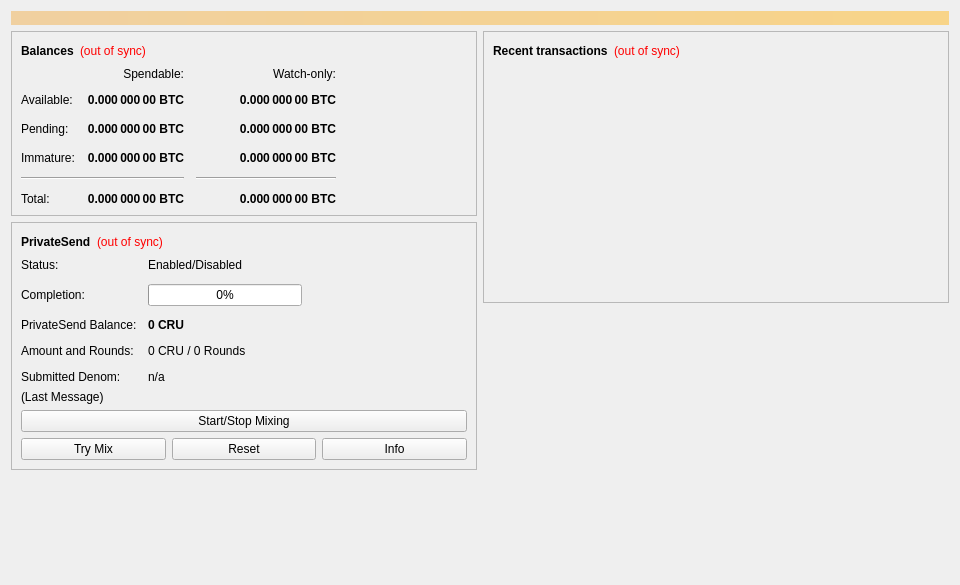
<?xml version="1.0" encoding="UTF-8"?>
<ui version="4.0">
 <class>OverviewPage</class>
 <widget class="QWidget" name="OverviewPage">
  <property name="geometry">
   <rect>
    <x>0</x>
    <y>0</y>
    <width>960</width>
    <height>585</height>
   </rect>
  </property>
  <property name="minimumSize">
   <size>
    <width>960</width>
    <height>0</height>
   </size>
  </property>
  <property name="windowTitle">
   <string>Form</string>
  </property>
  <layout class="QVBoxLayout" name="topLayout">
   <item>
    <widget class="QLabel" name="labelAlerts">
     <property name="visible">
      <bool>false</bool>
     </property>
     <property name="styleSheet">
      <string notr="true">QLabel { background-color: qlineargradient(x1: 0, y1: 0, x2: 1, y2: 0, stop:0 #F0D0A0, stop:1 #F8D488); color:#000000; }</string>
     </property>
     <property name="wordWrap">
      <bool>true</bool>
     </property>
     <property name="margin">
      <number>3</number>
     </property>
     <property name="textInteractionFlags">
      <set>Qt::TextSelectableByMouse</set>
     </property>
    </widget>
   </item>
   <item>
    <layout class="QHBoxLayout" name="horizontalLayout" stretch="1,1">
     <item>
      <layout class="QVBoxLayout" name="verticalLayout_2">
       <item>
        <widget class="QFrame" name="frame">
         <property name="frameShape">
          <enum>QFrame::StyledPanel</enum>
         </property>
         <property name="frameShadow">
          <enum>QFrame::Raised</enum>
         </property>
         <layout class="QVBoxLayout" name="verticalLayout_4">
          <item>
           <layout class="QHBoxLayout" name="horizontalLayout_4">
            <item>
             <widget class="QLabel" name="label_5">
              <property name="font">
               <font>
                <weight>75</weight>
                <bold>true</bold>
               </font>
              </property>
              <property name="text">
               <string>Balances</string>
              </property>
             </widget>
            </item>
            <item>
             <widget class="QLabel" name="labelWalletStatus">
              <property name="toolTip">
               <string>The displayed information may be out of date. Your wallet automatically synchronizes with the Curium network after a connection is established, but this process has not completed yet.</string>
              </property>
              <property name="styleSheet">
               <string notr="true">QLabel { color: red; }</string>
              </property>
              <property name="text">
               <string notr="true">(out of sync)</string>
              </property>
              <property name="alignment">
               <set>Qt::AlignLeading|Qt::AlignLeft|Qt::AlignVCenter</set>
              </property>
             </widget>
            </item>
            <item>
             <spacer name="horizontalSpacer_3">
              <property name="orientation">
               <enum>Qt::Horizontal</enum>
              </property>
              <property name="sizeHint" stdset="0">
               <size>
                <width>40</width>
                <height>20</height>
               </size>
              </property>
             </spacer>
            </item>
           </layout>
          </item>
          <item>
           <layout class="QGridLayout" name="gridLayout">
            <property name="spacing">
             <number>12</number>
            </property>
            <item row="2" column="2">
             <widget class="QLabel" name="labelWatchPending">
              <property name="font">
               <font>
                <weight>75</weight>
                <bold>true</bold>
               </font>
              </property>
              <property name="cursor">
               <cursorShape>IBeamCursor</cursorShape>
              </property>
              <property name="toolTip">
               <string>Unconfirmed transactions to watch-only addresses</string>
              </property>
              <property name="text">
               <string notr="true">0.000 000 00 BTC</string>
              </property>
              <property name="alignment">
               <set>Qt::AlignRight|Qt::AlignTrailing|Qt::AlignVCenter</set>
              </property>
              <property name="textInteractionFlags">
               <set>Qt::LinksAccessibleByMouse|Qt::TextSelectableByKeyboard|Qt::TextSelectableByMouse</set>
              </property>
             </widget>
            </item>
            <item row="2" column="1">
             <widget class="QLabel" name="labelUnconfirmed">
              <property name="font">
               <font>
                <weight>75</weight>
                <bold>true</bold>
               </font>
              </property>
              <property name="cursor">
               <cursorShape>IBeamCursor</cursorShape>
              </property>
              <property name="toolTip">
               <string>Total of transactions that have yet to be confirmed, and do not yet count toward the spendable balance</string>
              </property>
              <property name="text">
               <string notr="true">0.000 000 00 BTC</string>
              </property>
              <property name="alignment">
               <set>Qt::AlignRight|Qt::AlignTrailing|Qt::AlignVCenter</set>
              </property>
              <property name="textInteractionFlags">
               <set>Qt::LinksAccessibleByMouse|Qt::TextSelectableByKeyboard|Qt::TextSelectableByMouse</set>
              </property>
             </widget>
            </item>
            <item row="3" column="2">
             <widget class="QLabel" name="labelWatchImmature">
              <property name="font">
               <font>
                <weight>75</weight>
                <bold>true</bold>
               </font>
              </property>
              <property name="cursor">
               <cursorShape>IBeamCursor</cursorShape>
              </property>
              <property name="toolTip">
               <string>Mined balance in watch-only addresses that has not yet matured</string>
              </property>
              <property name="text">
               <string notr="true">0.000 000 00 BTC</string>
              </property>
              <property name="alignment">
               <set>Qt::AlignRight|Qt::AlignTrailing|Qt::AlignVCenter</set>
              </property>
              <property name="textInteractionFlags">
               <set>Qt::LinksAccessibleByMouse|Qt::TextSelectableByKeyboard|Qt::TextSelectableByMouse</set>
              </property>
             </widget>
            </item>
            <item row="4" column="0" colspan="2">
             <widget class="Line" name="lineSpendableBalance">
              <property name="orientation">
               <enum>Qt::Horizontal</enum>
              </property>
             </widget>
            </item>
            <item row="4" column="2">
             <widget class="Line" name="lineWatchBalance">
              <property name="sizePolicy">
               <sizepolicy hsizetype="Preferred" vsizetype="Fixed">
                <horstretch>0</horstretch>
                <verstretch>0</verstretch>
               </sizepolicy>
              </property>
              <property name="minimumSize">
               <size>
                <width>140</width>
                <height>0</height>
               </size>
              </property>
              <property name="orientation">
               <enum>Qt::Horizontal</enum>
              </property>
             </widget>
            </item>
            <item row="5" column="0">
             <widget class="QLabel" name="labelTotalText">
              <property name="text">
               <string>Total:</string>
              </property>
             </widget>
            </item>
            <item row="3" column="1">
             <widget class="QLabel" name="labelImmature">
              <property name="font">
               <font>
                <weight>75</weight>
                <bold>true</bold>
               </font>
              </property>
              <property name="cursor">
               <cursorShape>IBeamCursor</cursorShape>
              </property>
              <property name="toolTip">
               <string>Mined balance that has not yet matured</string>
              </property>
              <property name="text">
               <string notr="true">0.000 000 00 BTC</string>
              </property>
              <property name="alignment">
               <set>Qt::AlignRight|Qt::AlignTrailing|Qt::AlignVCenter</set>
              </property>
              <property name="textInteractionFlags">
               <set>Qt::LinksAccessibleByMouse|Qt::TextSelectableByKeyboard|Qt::TextSelectableByMouse</set>
              </property>
             </widget>
            </item>
            <item row="2" column="3">
             <spacer name="horizontalSpacer_2">
              <property name="orientation">
               <enum>Qt::Horizontal</enum>
              </property>
              <property name="sizeHint" stdset="0">
               <size>
                <width>40</width>
                <height>20</height>
               </size>
              </property>
             </spacer>
            </item>
            <item row="3" column="0">
             <widget class="QLabel" name="labelImmatureText">
              <property name="text">
               <string>Immature:</string>
              </property>
             </widget>
            </item>
            <item row="5" column="1">
             <widget class="QLabel" name="labelTotal">
              <property name="font">
               <font>
                <weight>75</weight>
                <bold>true</bold>
               </font>
              </property>
              <property name="cursor">
               <cursorShape>IBeamCursor</cursorShape>
              </property>
              <property name="toolTip">
               <string>Your current total balance</string>
              </property>
              <property name="text">
               <string notr="true">0.000 000 00 BTC</string>
              </property>
              <property name="alignment">
               <set>Qt::AlignRight|Qt::AlignTrailing|Qt::AlignVCenter</set>
              </property>
              <property name="textInteractionFlags">
               <set>Qt::LinksAccessibleByMouse|Qt::TextSelectableByKeyboard|Qt::TextSelectableByMouse</set>
              </property>
             </widget>
            </item>
            <item row="5" column="2">
             <widget class="QLabel" name="labelWatchTotal">
              <property name="font">
               <font>
                <weight>75</weight>
                <bold>true</bold>
               </font>
              </property>
              <property name="cursor">
               <cursorShape>IBeamCursor</cursorShape>
              </property>
              <property name="toolTip">
               <string>Current total balance in watch-only addresses</string>
              </property>
              <property name="text">
               <string notr="true">0.000 000 00 BTC</string>
              </property>
              <property name="alignment">
               <set>Qt::AlignRight|Qt::AlignTrailing|Qt::AlignVCenter</set>
              </property>
              <property name="textInteractionFlags">
               <set>Qt::LinksAccessibleByMouse|Qt::TextSelectableByKeyboard|Qt::TextSelectableByMouse</set>
              </property>
             </widget>
            </item>
            <item row="0" column="2">
             <widget class="QLabel" name="labelWatchonly">
              <property name="text">
               <string>Watch-only:</string>
              </property>
              <property name="alignment">
               <set>Qt::AlignRight|Qt::AlignTrailing|Qt::AlignVCenter</set>
              </property>
             </widget>
            </item>
            <item row="1" column="0">
             <widget class="QLabel" name="labelBalanceText">
              <property name="text">
               <string>Available:</string>
              </property>
             </widget>
            </item>
            <item row="1" column="1">
             <widget class="QLabel" name="labelBalance">
              <property name="font">
               <font>
                <weight>75</weight>
                <bold>true</bold>
               </font>
              </property>
              <property name="cursor">
               <cursorShape>IBeamCursor</cursorShape>
              </property>
              <property name="toolTip">
               <string>Your current spendable balance</string>
              </property>
              <property name="text">
               <string notr="true">0.000 000 00 BTC</string>
              </property>
              <property name="alignment">
               <set>Qt::AlignRight|Qt::AlignTrailing|Qt::AlignVCenter</set>
              </property>
              <property name="textInteractionFlags">
               <set>Qt::LinksAccessibleByMouse|Qt::TextSelectableByKeyboard|Qt::TextSelectableByMouse</set>
              </property>
             </widget>
            </item>
            <item row="1" column="2">
             <widget class="QLabel" name="labelWatchAvailable">
              <property name="font">
               <font>
                <weight>75</weight>
                <bold>true</bold>
               </font>
              </property>
              <property name="cursor">
               <cursorShape>IBeamCursor</cursorShape>
              </property>
              <property name="toolTip">
               <string>Your current balance in watch-only addresses</string>
              </property>
              <property name="text">
               <string notr="true">0.000 000 00 BTC</string>
              </property>
              <property name="alignment">
               <set>Qt::AlignRight|Qt::AlignTrailing|Qt::AlignVCenter</set>
              </property>
              <property name="textInteractionFlags">
               <set>Qt::LinksAccessibleByMouse|Qt::TextSelectableByKeyboard|Qt::TextSelectableByMouse</set>
              </property>
             </widget>
            </item>
            <item row="2" column="0">
             <widget class="QLabel" name="labelPendingText">
              <property name="text">
               <string>Pending:</string>
              </property>
             </widget>
            </item>
            <item row="0" column="1">
             <widget class="QLabel" name="labelSpendable">
              <property name="text">
               <string>Spendable:</string>
              </property>
              <property name="alignment">
               <set>Qt::AlignRight|Qt::AlignTrailing|Qt::AlignVCenter</set>
              </property>
             </widget>
            </item>
           </layout>
          </item>
         </layout>
        </widget>
       </item>
       <item>
        <widget class="QFrame" name="framePrivateSend">
         <property name="layoutDirection">
          <enum>Qt::LeftToRight</enum>
         </property>
         <property name="frameShape">
          <enum>QFrame::StyledPanel</enum>
         </property>
         <property name="frameShadow">
          <enum>QFrame::Raised</enum>
         </property>
         <layout class="QVBoxLayout" name="VerticalLayout_PS1">
          <item>
           <layout class="QHBoxLayout" name="horizontalLayout_5">
            <item>
             <widget class="QLabel" name="labelPrivateSendHeader">
              <property name="font">
               <font>
                <weight>75</weight>
                <bold>true</bold>
               </font>
              </property>
              <property name="text">
               <string>PrivateSend</string>
              </property>
             </widget>
            </item>
            <item>
             <widget class="QLabel" name="labelPrivateSendSyncStatus">
              <property name="toolTip">
               <string>The displayed information may be out of date. Your wallet automatically synchronizes with the Curium network after a connection is established, but this process has not completed yet.</string>
              </property>
              <property name="styleSheet">
               <string notr="true">QLabel { color: red; }</string>
              </property>
              <property name="text">
               <string notr="true">(out of sync)</string>
              </property>
              <property name="alignment">
               <set>Qt::AlignLeading|Qt::AlignLeft|Qt::AlignVCenter</set>
              </property>
             </widget>
            </item>
            <item>
             <spacer name="horizontalSpacer_4">
              <property name="orientation">
               <enum>Qt::Horizontal</enum>
              </property>
              <property name="sizeHint" stdset="0">
               <size>
                <width>40</width>
                <height>20</height>
               </size>
              </property>
             </spacer>
            </item>
           </layout>
          </item>
          <item>
           <layout class="QFormLayout" name="privateSendFormLayout">
            <property name="fieldGrowthPolicy">
             <enum>QFormLayout::AllNonFixedFieldsGrow</enum>
            </property>
            <property name="horizontalSpacing">
             <number>11</number>
            </property>
            <property name="verticalSpacing">
             <number>12</number>
            </property>
            <item row="0" column="0">
             <widget class="QLabel" name="labelPrivateSendEnabledText">
              <property name="text">
               <string>Status:</string>
              </property>
             </widget>
            </item>
            <item row="0" column="1">
             <widget class="QLabel" name="labelPrivateSendEnabled">
              <property name="text">
               <string>Enabled/Disabled</string>
              </property>
             </widget>
            </item>
            <item row="1" column="0">
             <widget class="QLabel" name="labelCompletitionText">
              <property name="text">
               <string>Completion:</string>
              </property>
             </widget>
            </item>
            <item row="1" column="1">
             <widget class="QProgressBar" name="privateSendProgress">
              <property name="maximumSize">
               <size>
                <width>154</width>
                <height>16777215</height>
               </size>
              </property>
              <property name="value">
               <number>0</number>
              </property>
             </widget>
            </item>
            <item row="2" column="0">
             <widget class="QLabel" name="labelAnonymizedText">
              <property name="text">
               <string>PrivateSend Balance:</string>
              </property>
             </widget>
            </item>
            <item row="2" column="1">
             <widget class="QLabel" name="labelAnonymized">
              <property name="font">
               <font>
                <weight>75</weight>
                <bold>true</bold>
               </font>
              </property>
              <property name="text">
               <string notr="true">0 CRU</string>
              </property>
             </widget>
            </item>
            <item row="3" column="0">
             <widget class="QLabel" name="labelAmountAndRoundsText">
              <property name="text">
               <string>Amount and Rounds:</string>
              </property>
             </widget>
            </item>
            <item row="3" column="1">
             <widget class="QLabel" name="labelAmountRounds">
              <property name="text">
               <string>0 CRU / 0 Rounds</string>
              </property>
             </widget>
            </item>
            <item row="4" column="0">
             <widget class="QLabel" name="labelSubmittedDenomText">
              <property name="text">
               <string>Submitted Denom:</string>
              </property>
             </widget>
            </item>
            <item row="4" column="1">
             <widget class="QLabel" name="labelSubmittedDenom">
              <property name="toolTip">
               <string>The denominations you submitted to the Masternode.&lt;br&gt;To mix, other users must submit the exact same denominations.</string>
              </property>
              <property name="text">
               <string>n/a</string>
              </property>
             </widget>
            </item>
           </layout>
          </item>
          <item>
           <layout class="QVBoxLayout" name="VerticalLayout_PS">
            <item>
             <widget class="QLabel" name="labelPrivateSendLastMessage">
              <property name="text">
               <string>(Last Message)</string>
              </property>
              <property name="alignment">
               <set>Qt::AlignLeading|Qt::AlignLeft|Qt::AlignTop</set>
              </property>
              <property name="wordWrap">
               <bool>true</bool>
              </property>
             </widget>
            </item>
            <item>
             <widget class="QPushButton" name="togglePrivateSend">
              <property name="sizePolicy">
               <sizepolicy hsizetype="MinimumExpanding" vsizetype="Fixed">
                <horstretch>0</horstretch>
                <verstretch>0</verstretch>
               </sizepolicy>
              </property>
              <property name="text">
               <string>Start/Stop Mixing</string>
              </property>
             </widget>
            </item>
            <item>
             <layout class="QHBoxLayout" name="horizontalLayout_debugbuttons">
              <item>
               <widget class="QPushButton" name="privateSendAuto">
                <property name="sizePolicy">
                 <sizepolicy hsizetype="MinimumExpanding" vsizetype="Fixed">
                  <horstretch>0</horstretch>
                  <verstretch>0</verstretch>
                 </sizepolicy>
                </property>
                <property name="toolTip">
                 <string>Try to manually submit a PrivateSend request.</string>
                </property>
                <property name="text">
                 <string>Try Mix</string>
                </property>
               </widget>
              </item>
              <item>
               <widget class="QPushButton" name="privateSendReset">
                <property name="sizePolicy">
                 <sizepolicy hsizetype="MinimumExpanding" vsizetype="Fixed">
                  <horstretch>0</horstretch>
                  <verstretch>0</verstretch>
                 </sizepolicy>
                </property>
                <property name="toolTip">
                 <string>Reset the current status of PrivateSend (can interrupt PrivateSend if it's in the process of Mixing, which can cost you money!)</string>
                </property>
                <property name="autoFillBackground">
                 <bool>false</bool>
                </property>
                <property name="text">
                 <string>Reset</string>
                </property>
               </widget>
              </item>
              <item>
               <widget class="QPushButton" name="privateSendInfo">
                <property name="sizePolicy">
                 <sizepolicy hsizetype="MinimumExpanding" vsizetype="Fixed">
                  <horstretch>0</horstretch>
                  <verstretch>0</verstretch>
                 </sizepolicy>
                </property>
                <property name="toolTip">
                 <string>Information about PrivateSend and Mixing</string>
                </property>
                <property name="text">
                 <string>Info</string>
                </property>
               </widget>
              </item>
             </layout>
            </item>
           </layout>
          </item>
         </layout>
        </widget>
       </item>
       <item>
        <spacer name="verticalSpacer">
         <property name="orientation">
          <enum>Qt::Vertical</enum>
         </property>
         <property name="sizeHint" stdset="0">
          <size>
           <width>20</width>
           <height>40</height>
          </size>
         </property>
        </spacer>
       </item>
      </layout>
     </item>
     <item>
      <layout class="QVBoxLayout" name="verticalLayout_3">
       <item>
        <widget class="QFrame" name="frame_2">
         <property name="frameShape">
          <enum>QFrame::StyledPanel</enum>
         </property>
         <property name="frameShadow">
          <enum>QFrame::Raised</enum>
         </property>
         <layout class="QVBoxLayout" name="verticalLayout">
          <item>
           <layout class="QHBoxLayout" name="horizontalLayout_2">
            <item>
             <widget class="QLabel" name="label_4">
              <property name="font">
               <font>
                <weight>75</weight>
                <bold>true</bold>
               </font>
              </property>
              <property name="text">
               <string>Recent transactions</string>
              </property>
             </widget>
            </item>
            <item>
             <widget class="QLabel" name="labelTransactionsStatus">
              <property name="toolTip">
               <string>The displayed information may be out of date. Your wallet automatically synchronizes with the Curium network after a connection is established, but this process has not completed yet.</string>
              </property>
              <property name="styleSheet">
               <string notr="true">QLabel { color: red; }</string>
              </property>
              <property name="text">
               <string notr="true">(out of sync)</string>
              </property>
              <property name="alignment">
               <set>Qt::AlignLeading|Qt::AlignLeft|Qt::AlignVCenter</set>
              </property>
             </widget>
            </item>
            <item>
             <spacer name="horizontalSpacer">
              <property name="orientation">
               <enum>Qt::Horizontal</enum>
              </property>
              <property name="sizeHint" stdset="0">
               <size>
                <width>40</width>
                <height>20</height>
               </size>
              </property>
             </spacer>
            </item>
           </layout>
          </item>
          <item>
           <widget class="QListView" name="listTransactions">
            <property name="styleSheet">
             <string notr="true">QListView { background: transparent; }</string>
            </property>
            <property name="frameShape">
             <enum>QFrame::NoFrame</enum>
            </property>
            <property name="verticalScrollBarPolicy">
             <enum>Qt::ScrollBarAlwaysOff</enum>
            </property>
            <property name="horizontalScrollBarPolicy">
             <enum>Qt::ScrollBarAlwaysOff</enum>
            </property>
            <property name="selectionMode">
             <enum>QAbstractItemView::NoSelection</enum>
            </property>
           </widget>
          </item>
         </layout>
        </widget>
       </item>
       <item>
        <spacer name="verticalSpacer_2">
         <property name="orientation">
          <enum>Qt::Vertical</enum>
         </property>
         <property name="sizeHint" stdset="0">
          <size>
           <width>20</width>
           <height>40</height>
          </size>
         </property>
        </spacer>
       </item>
      </layout>
     </item>
    </layout>
   </item>
  </layout>
 </widget>
 <resources/>
 <connections/>
</ui>
